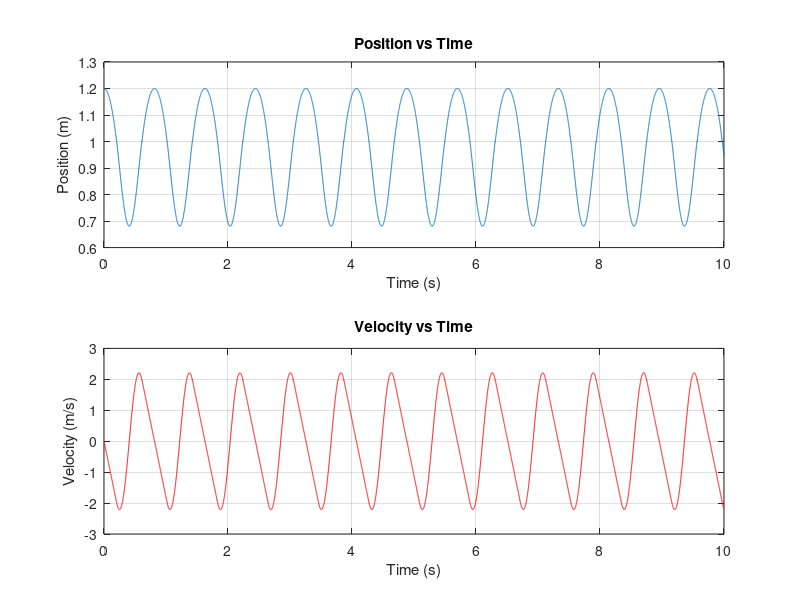
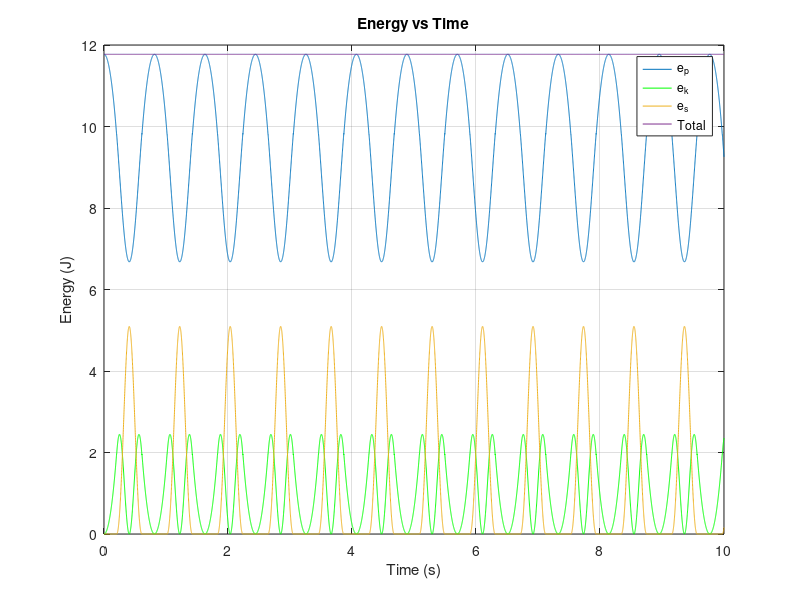

Write MATLAB code to recreate these figures, in order.
% Define time vector
t = linspace(0, 10, 10000); % 10000 time points from 0 to 10 seconds

%Parameters
g = 9.81; %[m/s^2]
k = 100; %[N/m]
len = 1; %[m]
h = 1.2; %[m]
m = 1; %[kg]
w = sqrt(k/m);

% Define initial conditions
y0 = h;
v0 = 0;

%% Simulate system
y = zeros(size(t));
v = zeros(size(t));
e_s = zeros(size(t));
y(1) = y0;
v(1) = v0;
% Using a auxiliary time system to each phase of the dynamics
cont_stance = 0;
cont_up = 0;
cont_down = 0;
t_aux = 0;
dt = t(2) - t(1);

for i = 2:length(t)
    % Down
    if y(i-1) > 1 && v(i-1) <= 0
        cont_up = 0;
        cont_stance = 0;
        t_aux = cont_down * dt;
        y(i) = -(g*t_aux^2)/2 + h;
        v(i) = -g*t_aux;
        cont_down = cont_down + 1;

    % Up
    elseif y(i-1) >= 1 && v(i-1) > 0
        cont_down = 0;
        cont_stance = 0;
        t_aux = cont_up * dt;
        y(i) = -(g*t_aux^2)/2 + sqrt(2*(h-len)*g)*t_aux + len;
        v(i) = -g*t_aux + sqrt(2*(h-len)*g);
        cont_up = cont_up + 1;
    
    %Stance
    else
        cont_up = 0;
        cont_down = 0;
        t_aux = cont_stance * dt;
        y(i) = (m*g/k)*cos(w*t_aux) - sqrt(2*(h-len)*g)/w*sin(w*t_aux) + len - m*g/k;
        v(i) = -(m*g/k)*w*sin(w*t_aux) - sqrt(2*(h-len)*g)*cos(w*t_aux);
        cont_stance = cont_stance + 1;

    end
    e_s(i) = (y(i) <= 1)*0.5*k*(1-y(i))^2;
end

%%

%% Energy
e_k = 0.5*m*v.^2;
e_p = m*g*y;
total = e_k + e_p + e_s;
%%


% Plot results
figure(1);
subplot(2, 1, 1);
plot(t, y);
title('Position vs Time');
xlabel('Time (s)');
ylabel('Position (m)');
grid on;

subplot(2, 1, 2);
plot(t, v, 'Color','r');
title('Velocity vs Time');
xlabel('Time (s)');
ylabel('Velocity (m/s)');
grid on;

figure(2);
plot(t, e_p);
hold on;
plot(t, e_k, 'Color', 'g');
hold on
plot(t, e_s);
hold on
plot(t, total);
title('Energy vs Time');
xlabel('Time (s)');
ylabel('Energy (J)');
legend('e_p', 'e_k', 'e_s', 'Total');
grid on;
